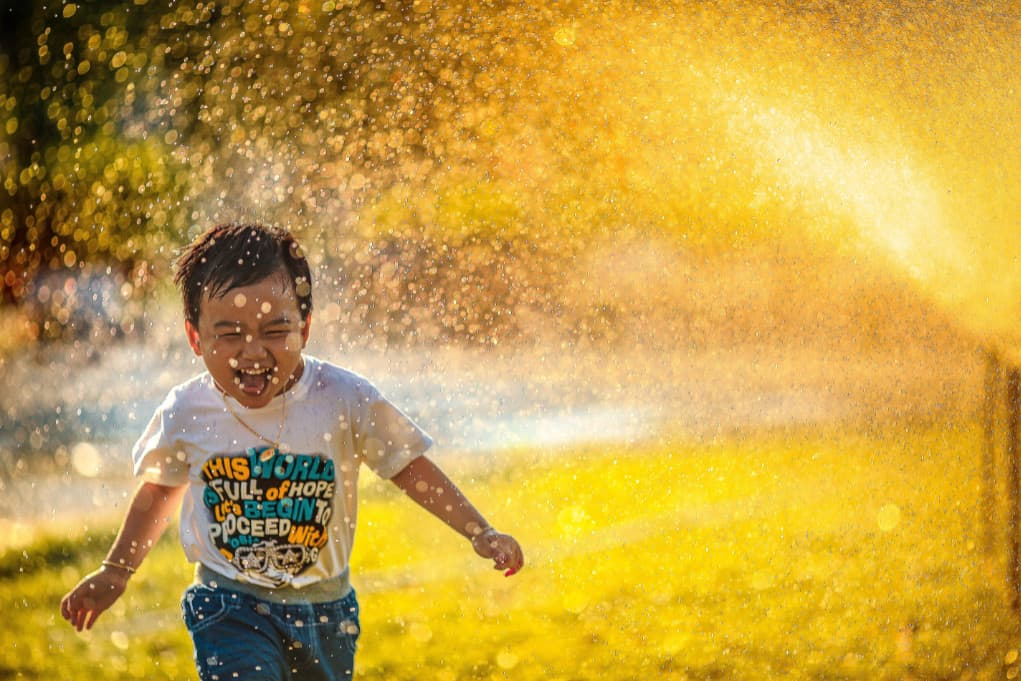
#> input picture assets/kid_in_gold.jpg, 1021 x 681 px
$ python low_pass.py
#> lines starting #> are read from the running program, lines starting #| are printed output that depends on the picture
import cv2
import numpy as np

# Load the image
#image = cv2.imread('assets/file_example_JPG_100kB.jpg')
image = cv2.imread('../assets/kid_in_gold.jpg')
#> image is the input picture: shape (681, 1021, 3); mean B, G, R 68.3, 160.3, 198

# Check if the image is colored (3 channels)
if image is not None and len(image.shape) == 3:
    # Convert to grayscale if the image is colored
    grayscale_image = cv2.cvtColor(image, cv2.COLOR_BGR2GRAY)
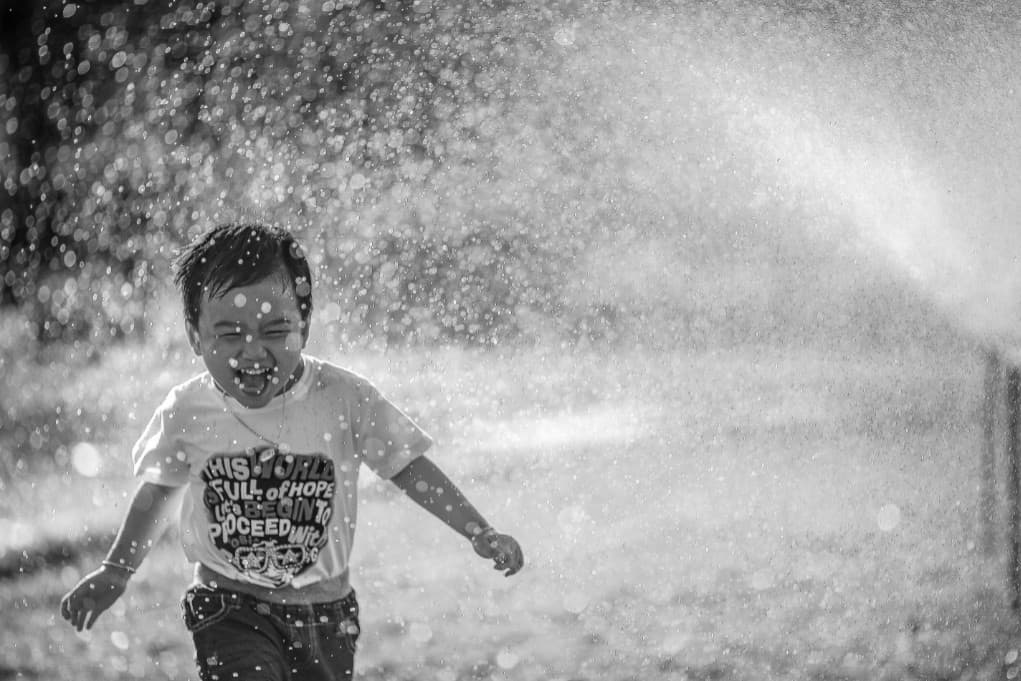
#> grayscale_image: shape (681, 1021); min 1, max 255, mean 161.1
else:
    # If already grayscale, just assign it to grayscale_image
    grayscale_image = image

# Apply Gaussian filter with a kernel size of (5, 5) and standard deviation of 0
gaussian_filtered = cv2.GaussianBlur(grayscale_image, (5, 5), 0)

# Display the original and the filtered image
cv2.imshow('Original Image', image)
cv2.imshow('Gaussian Filtered Image', gaussian_filtered)

# Wait for a key press and close the image windows
cv2.waitKey(0)
cv2.destroyAllWindows()

$ run again, with assets/dessert.jpg copied over assets/kid_in_gold.jpg
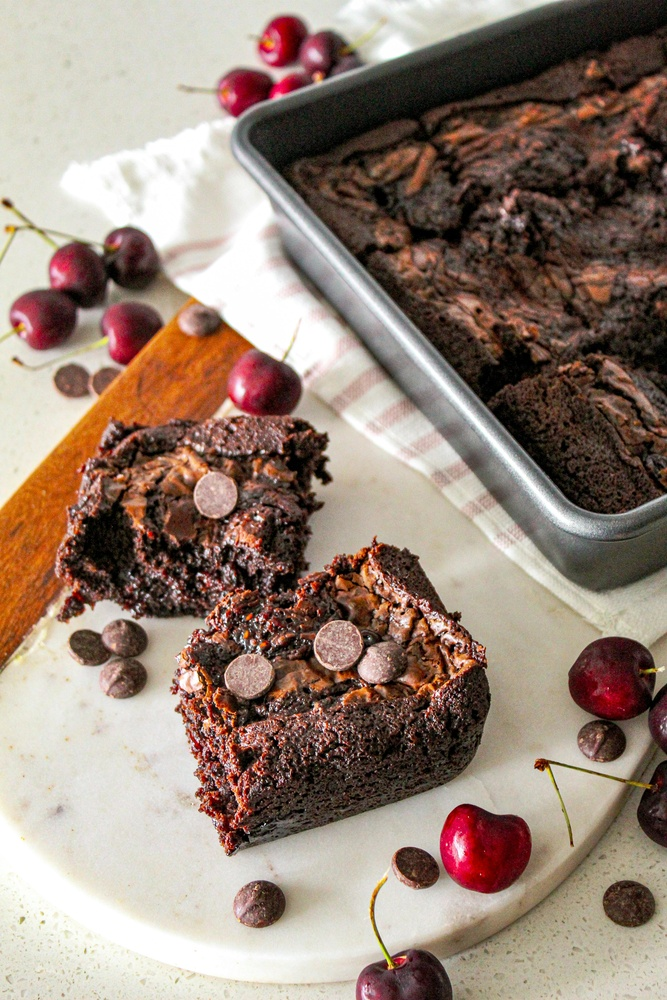
#> input picture assets/dessert.jpg, 667 x 1000 px, shrunk from 3456 x 5184 before the run
#> image is the input picture: shape (1000, 667, 3); mean B, G, R 118.3, 130.8, 150.2
#> `grayscale_image = cv2.cvtColor(image, cv2.COLOR_BGR2GRAY)`:
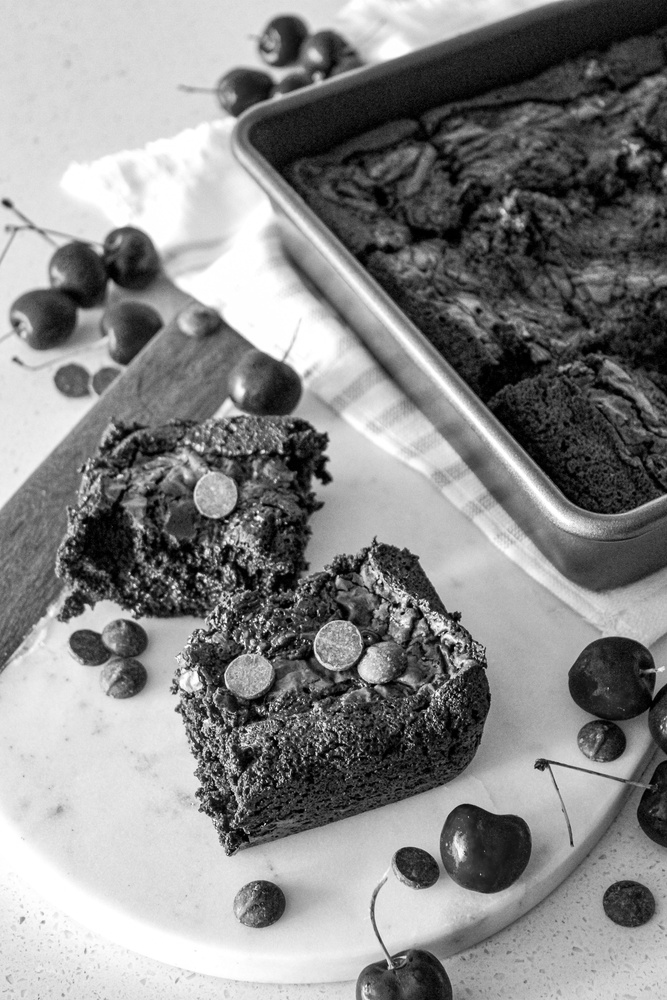
#> grayscale_image: shape (1000, 667); min 0, max 255, mean 135.2

$ run again, with assets/dish1.jpg copied over assets/kid_in_gold.jpg
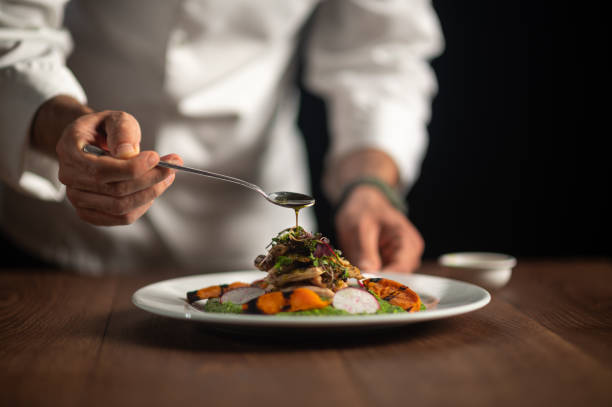
#> input picture assets/dish1.jpg, 612 x 407 px
#> image is the input picture: shape (407, 612, 3); mean B, G, R 69.7, 79.4, 94.5
#> `grayscale_image = cv2.cvtColor(image, cv2.COLOR_BGR2GRAY)`:
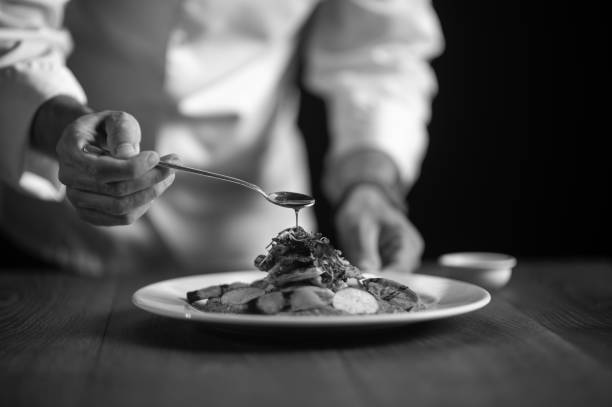
#> grayscale_image: shape (407, 612); min 0, max 252, mean 82.8
